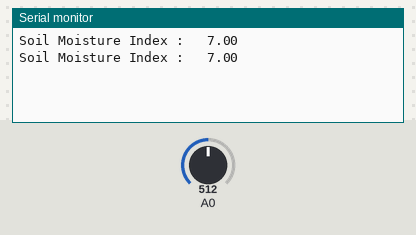
A sketch run on a simulated Arduino Uno, built with avr-gcc and run on an emulated ATmega328P. Shown: the last lines printed to the serial monitor. The inputs (shaded band) are chosen by the test bench; at power-on: A0 = 512.

Above: at 1.8 s.
1.9 s: A0 set to 716
At 2.6 s:
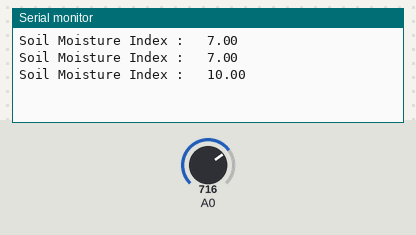
3.4 s: A0 set to 900
At 4.8 s:
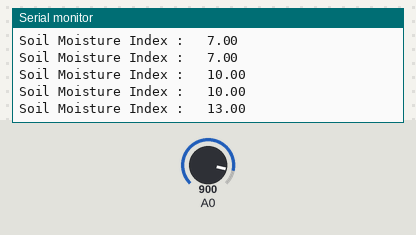
Timing chart, 0 to 6.4 s (numbered marks = the images above; inputs shaded):
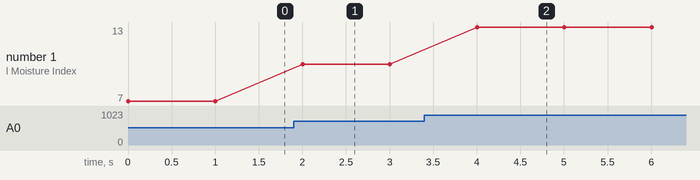

The sketch:

SoilMoisture_test.ino
```cpp
#include "SoilMoisture.h"

#define SOIL_A0 A0

SoilMoisture soilMoisture_3v3(SOIL_A0);


void setup() {
  // put your setup code here, to run once:
  Serial.begin(115200);

}

void loop() {
  // put your main code here, to run repeatedly:
  float soilMoisture_3v3Val = map(soilMoisture_3v3.read(), 0, 1023, 0, 15);

  Serial.print("Soil Moisture Index : \t");
  Serial.println(soilMoisture_3v3Val);

  delay(1000);
}
```

AnalogReader.cpp
```cpp
#include "AnalogReader.h"

#include <Arduino.h>

AnalogReader::AnalogReader(const int pin) : m_pin(pin) {}

/**
 * Read analog value from board ADC
 */
int AnalogReader::read()
{
	return analogRead(m_pin);
}
```

AnalogReader.h
```cpp
#ifndef _ANALOG_READER_H
#define _ANALOG_READER_H

class AnalogReader
{
	public:
		AnalogReader(const int pin);
		int read();

	private:
		const int m_pin;
};
#endif //_ANALOG_READER_H
```

SoilMoisture.cpp
```cpp
#include "SoilMoisture.h"

SoilMoisture::SoilMoisture(int pin) : AnalogReader(pin) {}
```

SoilMoisture.h
```cpp
#ifndef SoilMoisture_H
#define SoilMoisture_H

#include "AnalogReader.h"

class SoilMoisture : public AnalogReader
{
	public:
		SoilMoisture(int pin);
};
#endif //SoilMoisture_H
```

Measured:
- after the input at 1.9 s, the serial monitor: prints a new line after 0.10 s (image 1)
- after the input at 3.4 s, the serial monitor: prints a new line after 0.60 s (image 2)
- plotted number 1: 7 → 10 after the input at 1.9 s, 10 → 13 after the input at 3.4 s
